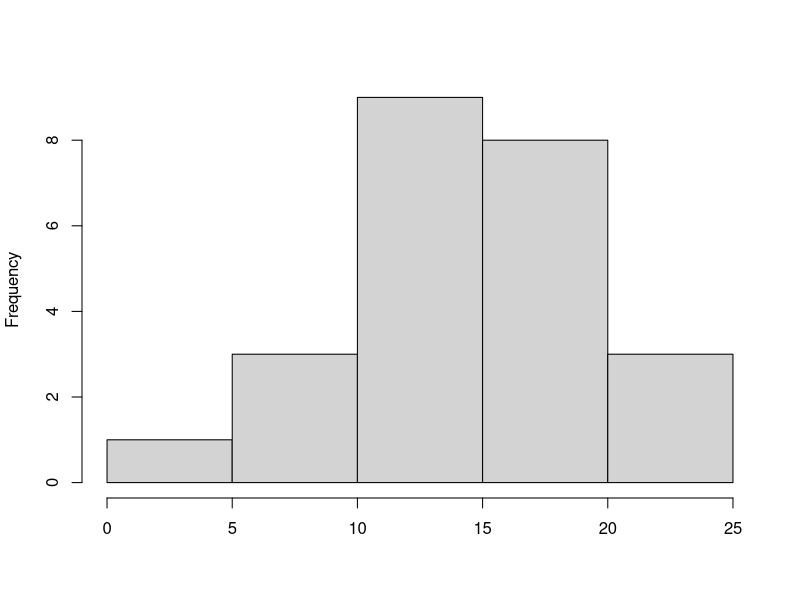
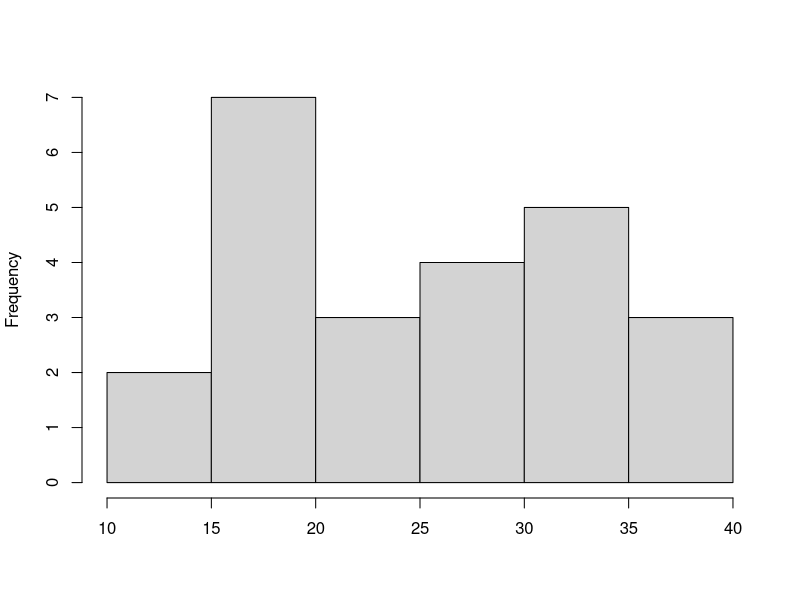
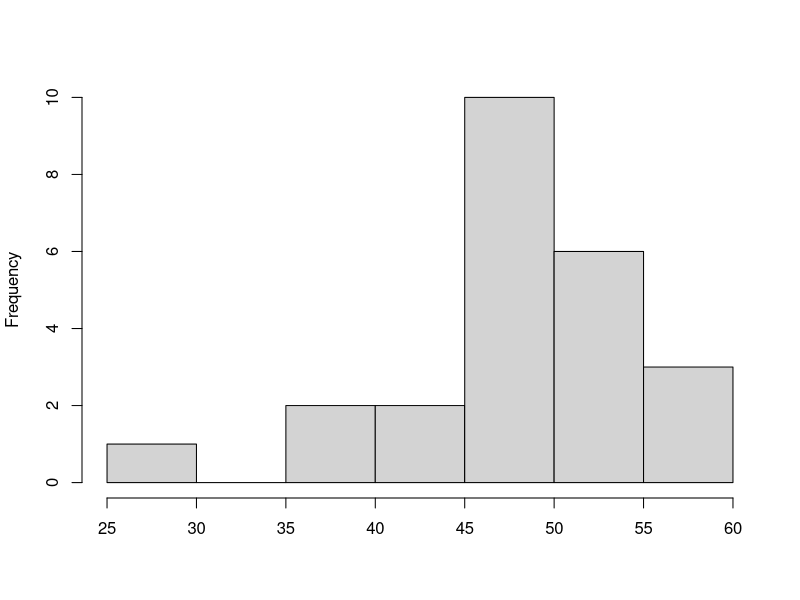
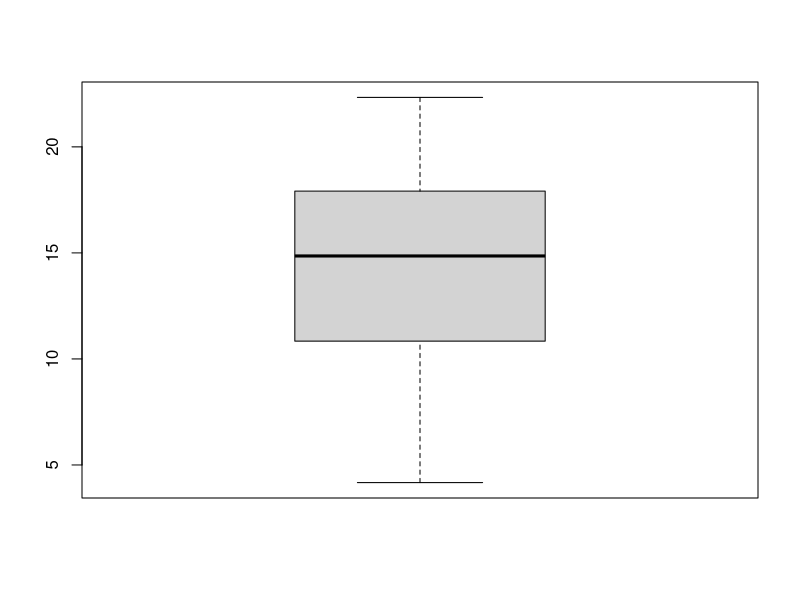
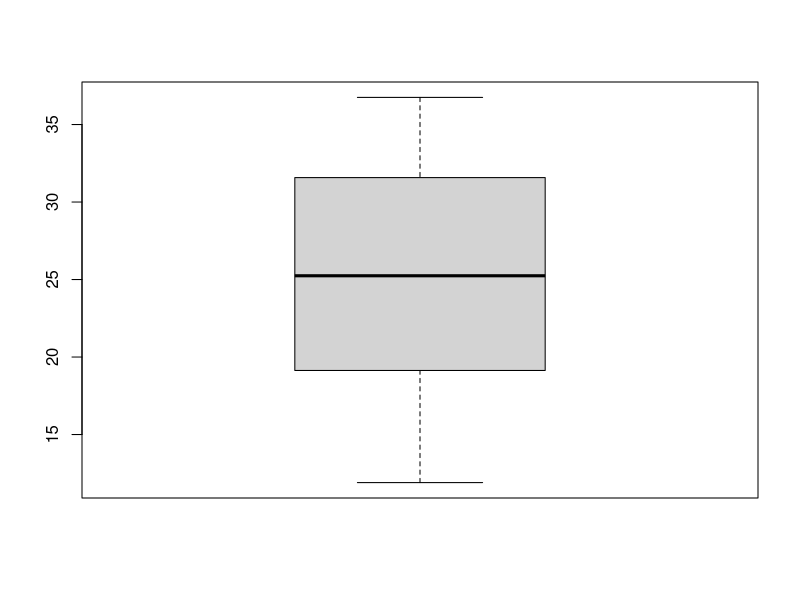
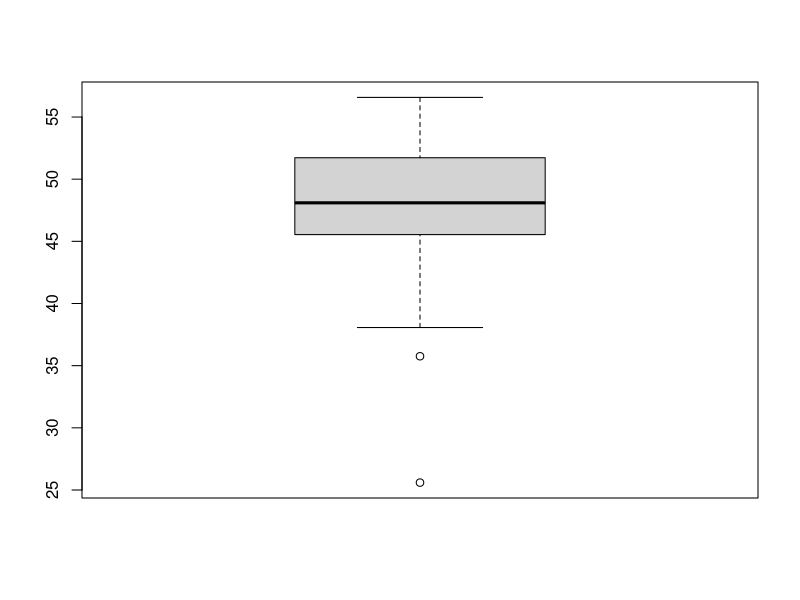

Recreate these plots in R, in order. (Note: this script raises an error after producing the figures.)
edos = c("Aguascalientes", "BC", "BCS", "Campeche", "Coahuila", "Colima", "Chiapas", "Chihuahua", "DF", "Durango", "Guanajuato","Guerrero", "Hidalgo", "Jalisco", "Mexico", "Michoacan", "Morelos", "Nayarit", "NL", "Oaxaca", "Puebla", "Queretaro", "QR", "SLP", "Sinaloa", "Sonora", "Tabasco", "Tamaulipas", "Tlaxcala", "Veracruz", "Yucatan", "Zacatecas")
total = c(83998, 277488, 50570, 33829, 168029, 34643, 46064, 216184, 506151, 38483 ,167031, 125866, 71329, 347665, 806060, 150059, 111856, 51823, 265851, 73498, 131447, 93094, 87318, 38268, 201277, 177474, 14879, 197048, 25123, 258036, 58372, 45925)
domestica = c(78264, 142708, 38106, 21534, 135057, 28940, 36373, 110974, 363375, 15667, 130420, 109069, 54296, 274249, 681767, 122457, 97004, 44562, 223210, 60862, 111865, 74282, 51299, 22605, 159286, 136117, 8006, 158018, 21501, 208068, 52444, 38358)
comercial = c(3413, 8078, 4877, 5145, 20341, 3754, 6103, 20813, 88205, 5783, 22601, 11038, 5927, 42931, 87419, 20655, 9345, 6615, 42075, 7240, 9987, 8422, 16826, 10193, 14549, 31462, 3820, 9857, 1896, 42298, 2210, 2627)
industrial = c(512, 12824, 6405, 992, 8416, 1541, 1495, 67288, 32721, 15925, 6764, 2621, 2813, 13086, 12005, 4562, 2711, 559, 105, 2164, 6198, 1823, 8940, 2115, 7205, 9222, 1255, 21592, 358, 3222, 85, 2685)
servicios = c(1629, 113758, 789, 102, 3548, 405, 1990, 9310, 21340, 1019, 5573, 2854, 2672, 15940, 818, 1652, 1953, 69, 461, 2894, 2493, 8075, 8229, 1937, 20121, 319, 1660, 6411, 121, 4268, 3389, 1664)
pipa = c(180, 120, 393, 6056, 667, 3, 103, 7799, 510, 89, 1673, 284, 5621, 1459, 24051, 733, 843, 18, 0, 338, 904, 492, 2024, 1418, 116, 354, 138, 1170, 1247, 180, 244, 591)

poblacion =  c(233.7, 46.4, 9.6, 15.6, 19.5, 126.4, 71.2, 14.4, 5967.3, 14.2, 191.3, 55.6, 137.3, 99.8, 724.2, 78.2, 390.2, 42.4, 79.8, 42.3, 179.8, 174.4, 33.6, 44.5, 51.7, 15.9, 96.9, 42.9, 318.4, 113, 53.1, 21)
malo = c(13.33263336, 20.94912467, 17.33160934, 16.973991, 17.38500619, 10.83467732, 8.916364626, 19.61259903, 10.84161621, 14.87235255, 14.83938977, 17.9278914, 10.48780862, 5.180165682, 4.168830823, 12.29467705, 13.89916212, 22.33115698, 17.89841157, 16.75704668, 18.95362678, 12.12067549, 9.996090013, 21.27690443)
regular = c(36.1223806, 32.36231792, 30.77031746, 27.14450176, 23.39351066, 17.9311899, 15.49453566, 19.57272459, 33.35972943, 29.36442499, 35.3178316, 30.7924066, 19.9753758, 12.54575151, 11.89843583, 21.61660139, 36.75068673, 33.04412477, 29.73608228, 26.31486355, 24.17089259, 19.15599309, 16.31239193, 19.10788837)
bueno = c(49.7568826, 45.83327329, 51.48095038, 55.48328246, 45.25348616, 35.7568475, 47.0119972, 47.72185825, 55.4200321, 54.97335023, 49.32022418, 50.672439, 50.44000641, 25.59460433, 46.77597001, 52.3100491, 48.46891993, 43.75455757, 51.97236151, 56.57740627, 44.07392266, 38.06803314, 47.06567655, 46.67837203)
###############################################

#Experimentos tarea 6

################################################
set.seed(100)

png("Ej6_malo.png", width = 1000, height = 2000, res = 300)
hist(malo, xlab = "", main = " ")
dev.off()
png("Ej6_regular.png", width = 1000, height = 2000, res = 300)
hist(regular, xlab = "", main = " ")
dev.off()
png("Ej6_bueno.png", width = 1000, height = 2000, res = 300)
hist(bueno, xlab = "", main = " ")
dev.off()

t.test(malo, mu = 15)
t.test(regular, mu = 25)
t.test(bueno, mu = 45)

wilcox.test(malo, mu=15, conf.int = TRUE)
wilcox.test(regular, mu=25, conf.int = TRUE)
wilcox.test(bueno, mu=45, conf.int = TRUE)

wilcox.test(malo, bueno, paired = TRUE)
wilcox.test(regular, bueno, paired = TRUE)
wilcox.test(malo, regular, paired = TRUE)

shapiro.test(malo)
shapiro.test(regular)
shapiro.test(bueno)

ks.test(malo, bueno)
ks.test(regular, bueno)
ks.test(malo, regular)

var.test(malo, bueno)
var.test(regular, bueno)
var.test(malo, regular)

chisq.test(table(malo, bueno), correct = FALSE)  # Yates continuity correction not applied
#or
summary(table(malo, bueno)) #

cor.test(malo, bueno)
cor.test(regular, bueno)
cor.test(malo, regular)


png("Ej6_malobox.png", width = 800, height = 1800, res = 300)
boxplot(malo)
dev.off()

png("Ej6_regularbox.png", width = 800, height = 1800, res = 300)
boxplot(regular)
dev.off()

png("Ej6_buenobox.png", width = 800, height = 1800, res = 300)
boxplot(bueno)
dev.off()

plot(t.test(malo, mu = 15))
png("Ej6_maloqq.png", width = 1000, height = 1200, res = 300)
qqnorm(malo, main = " ")
qqline(malo)
dev.off()

png("Ej6_regularqq.png", width = 1000, height = 1200, res = 300)
qqnorm(regular, main = " ")
qqline(regular)
dev.off()

png("Ej6_buenoqq.png", width = 1000, height = 1200, res = 300)
qqnorm(bueno, main = " ")
qqline(bueno)
dev.off()


png('t1.png', width = 3000, height = 2500, res = 300)
boxplot(total, domestica, comercial, industrial, servicios, pipa, names= column_names, col=(c("coral1", "cyan3", "deepskyblue2", "darkgoldenrod2", "darkgreen", "deeppink3")))
dev.off() 